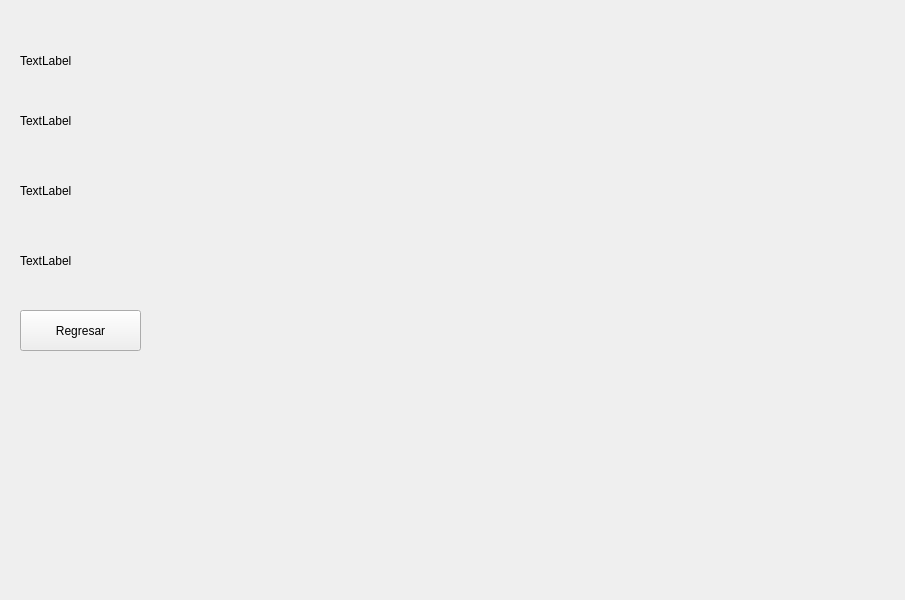
<?xml version="1.0" encoding="UTF-8"?>
<ui version="4.0">
 <class>GameForm</class>
 <widget class="QWidget" name="GameForm">
  <property name="geometry">
   <rect>
    <x>0</x>
    <y>0</y>
    <width>905</width>
    <height>600</height>
   </rect>
  </property>
  <property name="windowTitle">
   <string>Form</string>
  </property>
  <widget class="QLabel" name="boardTitleLabel">
   <property name="geometry">
    <rect>
     <x>20</x>
     <y>30</y>
     <width>121</width>
     <height>61</height>
    </rect>
   </property>
   <property name="text">
    <string>TextLabel</string>
   </property>
  </widget>
  <widget class="QLabel" name="playerNameLabel">
   <property name="geometry">
    <rect>
     <x>20</x>
     <y>90</y>
     <width>121</width>
     <height>61</height>
    </rect>
   </property>
   <property name="text">
    <string>TextLabel</string>
   </property>
  </widget>
  <widget class="QLabel" name="difficultyLabel">
   <property name="geometry">
    <rect>
     <x>20</x>
     <y>160</y>
     <width>121</width>
     <height>61</height>
    </rect>
   </property>
   <property name="text">
    <string>TextLabel</string>
   </property>
  </widget>
  <widget class="QLabel" name="timerLabel">
   <property name="geometry">
    <rect>
     <x>20</x>
     <y>230</y>
     <width>121</width>
     <height>61</height>
    </rect>
   </property>
   <property name="text">
    <string>TextLabel</string>
   </property>
  </widget>
  <widget class="QPushButton" name="backButton">
   <property name="geometry">
    <rect>
     <x>20</x>
     <y>310</y>
     <width>121</width>
     <height>41</height>
    </rect>
   </property>
   <property name="text">
    <string>Regresar</string>
   </property>
  </widget>
  <widget class="QWidget" name="boardContainer" native="true">
   <property name="geometry">
    <rect>
     <x>190</x>
     <y>30</y>
     <width>681</width>
     <height>551</height>
    </rect>
   </property>
  </widget>
 </widget>
 <resources/>
 <connections/>
</ui>
